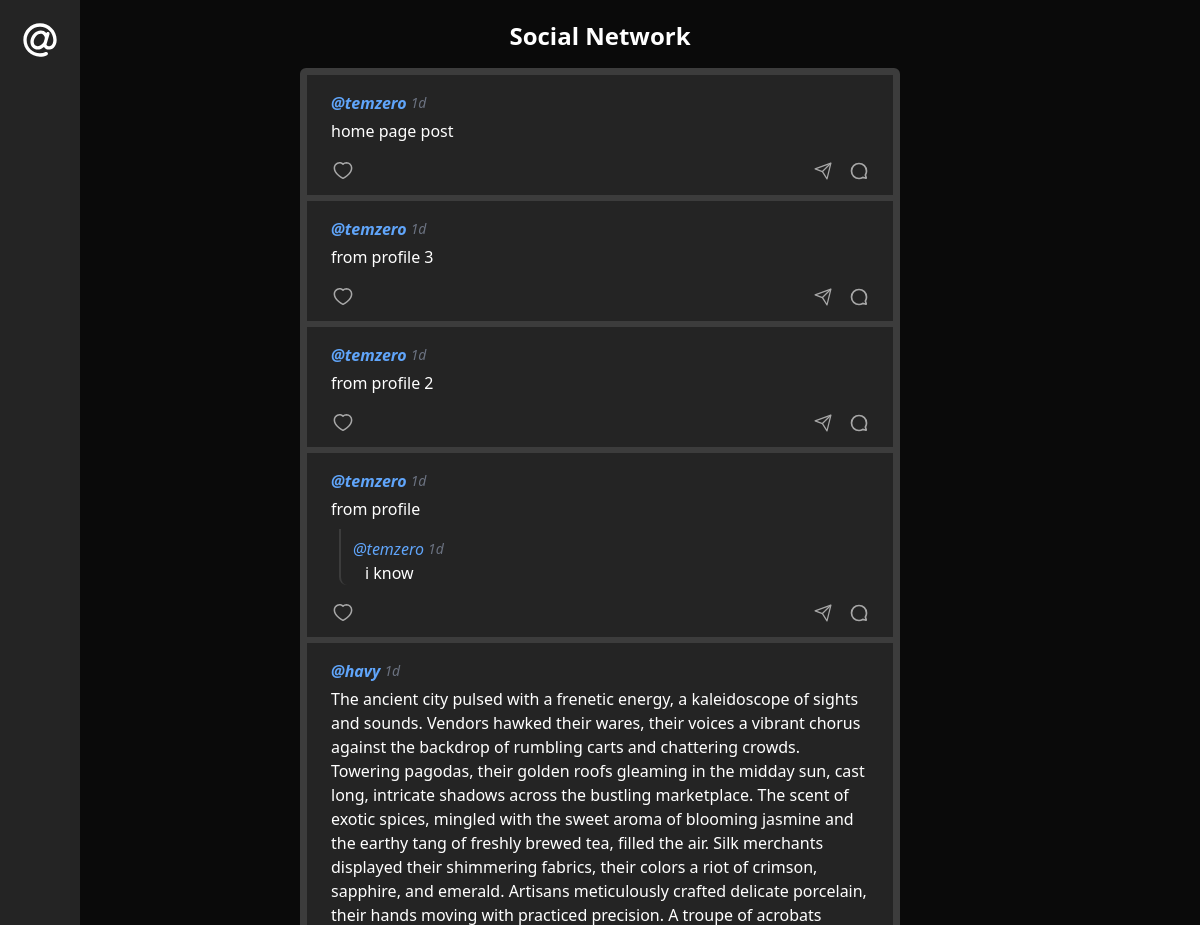
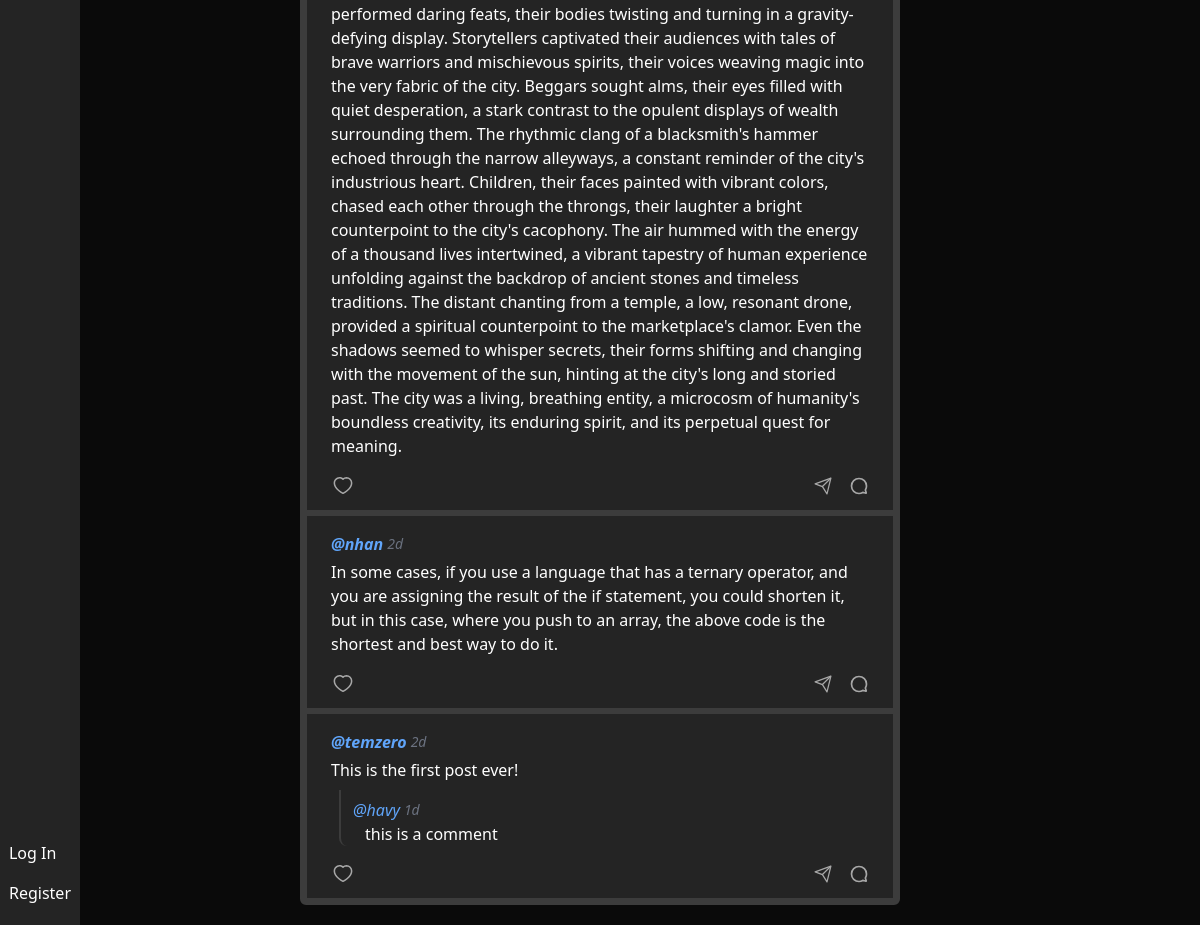
Before: / with the older database file (2 pictures, top to bottom).
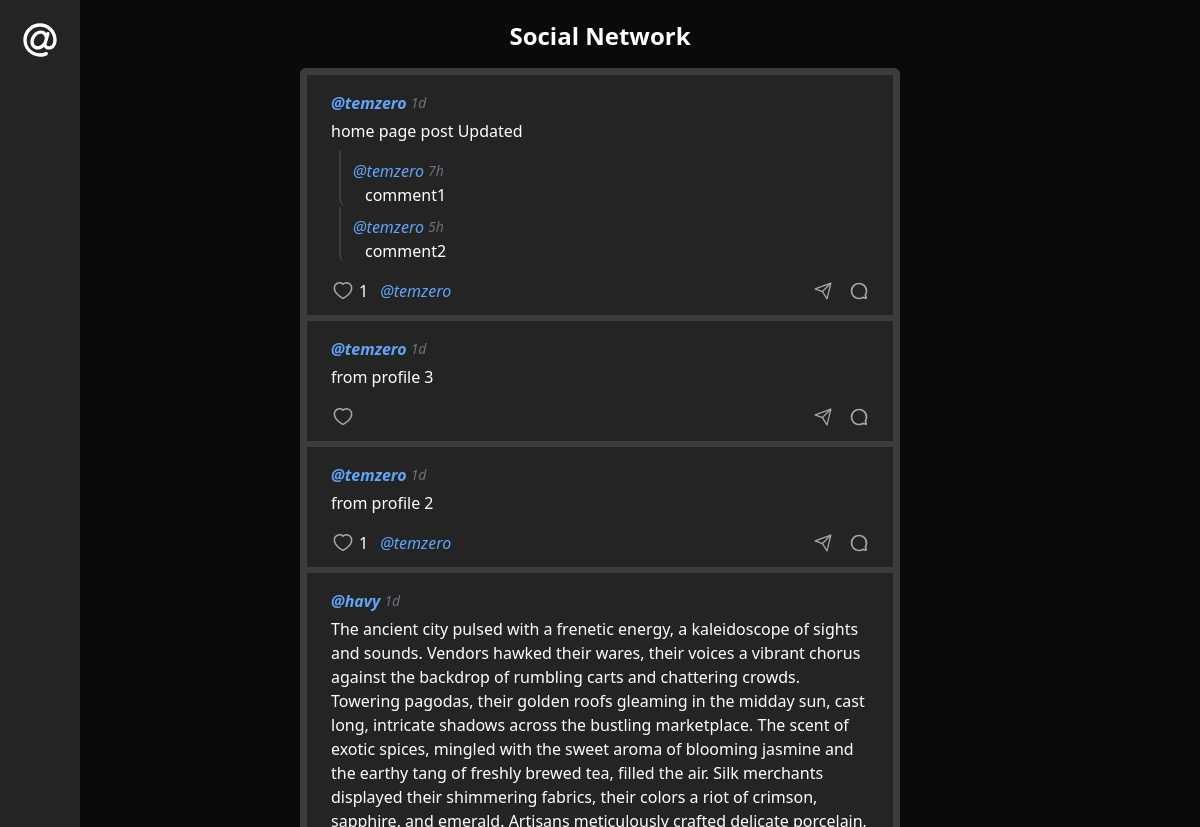
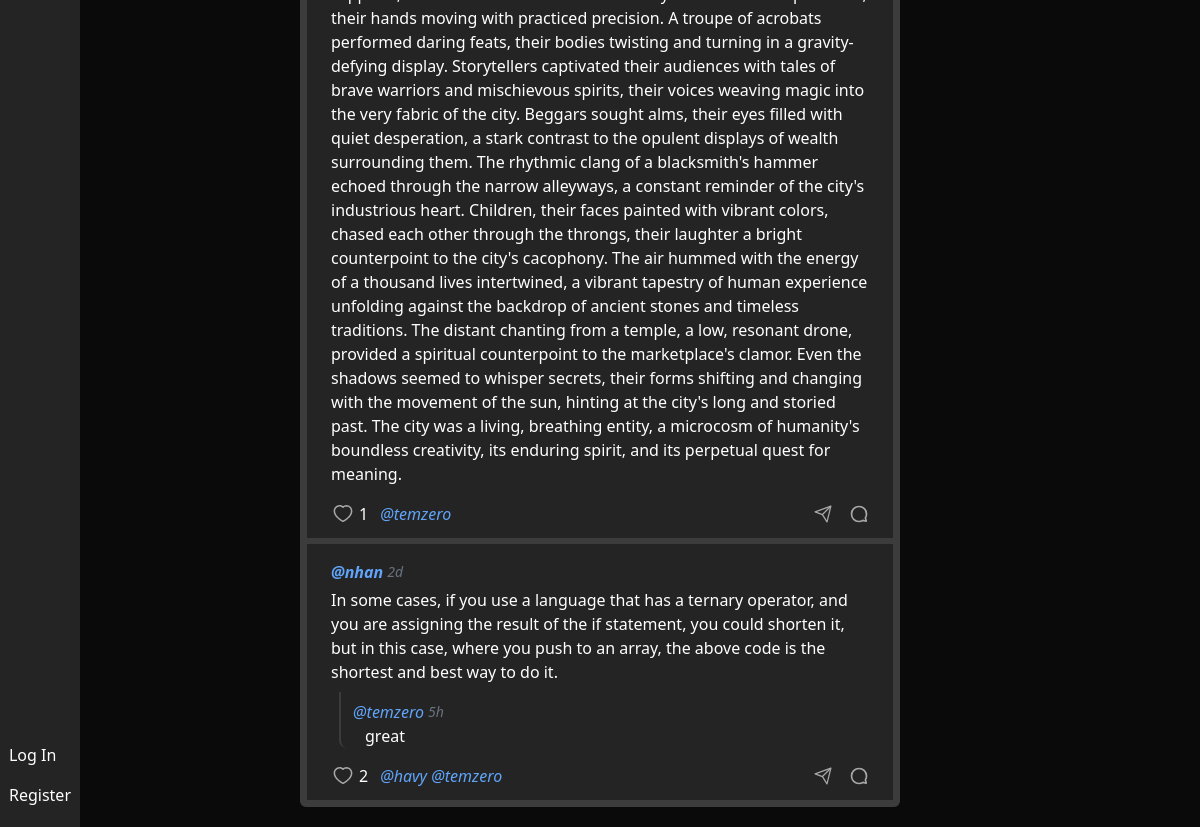
After: the same page with the newer database file (2 pictures, top to bottom).
### network/models.py (models this page shows, shortened)
class Post(models.Model):
    user = models.ForeignKey(User, on_delete=models.CASCADE, related_name='author')
    content = models.CharField(max_length=999)
    likers = models.ManyToManyField(User, through='Like', related_name='liked_posts')
    time = models.DateTimeField(auto_now_add=True)
    def time_ago(self):
        diff = now() - self.time
        if diff < timedelta(minutes=1):
            return "Just now"
        elif diff < timedelta(hours=1):
            return f"{int(diff.total_seconds() / 60)}m"
        elif diff < timedelta(days=1):
            return f"{int(diff.total_seconds() / 3600)}h"
        elif diff < timedelta(days=7):
            return f"{diff.days}d"
        else:
            return self.time.strftime('%d %b %Y')

class User(AbstractUser):
    pass

class Comment(models.Model):
    user = models.ForeignKey(User, on_delete=models.CASCADE, related_name='commenter')
    content = models.CharField(max_length=299)
    post = models.ForeignKey(Post, on_delete=models.CASCADE, related_name='commented_post')
    time = models.DateTimeField(auto_now_add=True)
    def time_ago(self):
        diff = now() - self.time
        if diff < timedelta(minutes=1):
            return "Just now"
        elif diff < timedelta(hours=1):
            return f"{int(diff.total_seconds() / 60)}m"
        elif diff < timedelta(days=1):
            return f"{int(diff.total_seconds() / 3600)}h"
        elif diff < timedelta(days=7):
            return f"{diff.days}d"
        else:
            return self.time.strftime('%d %b %Y')

### network/views.py (the view)
# urls.py: path("", views.index, name="index"),
def index(request):
    if request.method == 'GET':
        posts = Post.objects.all().order_by('-time')  # Reverse order by default
        return render(request, "network/index.html", {
            'posts': posts,
        })

### network/templates/network/index.html (shortened to what this page needs)
{% extends "network/layout.html" %}
{% block body %}
    <h1 class="text-2xl font-bold mb-4">
        Social Network
    </h1>
    <div class="posts">
        {% for post in posts %}
            <div class="post" id="{{ post.id }}">
                <div class="flex justify-between">
                    <div class="flex gap-1 items-center">
                        <a href="{% url 'profile' post.user.id %}" onclick="event.stopPropagation()" class="post-username font-bold text-blue-400 hover:underline italic">@{{post.user}}</a>
                        <h3 class="post-time text-sm text-gray-500 italic">{{ post.time_ago }}</h3>
                    </div>
                </div>
                <h1 id="post-content" class="post-content mt-1">{{post.content}}</h1>
                <div class="comments">
                    {% for comment in post.commented_post.all %}
                        <div class="comment">
                            <div class="flex items-center gap-1">
                                {% if comment.user and comment.user.id %}
                                    <a href="{% url 'profile' comment.user.id %}" onclick="event.stopPropagation()" class="comment-username text-blue-400 hover:underline italic">@{{ comment.user }}</a>
                                {% else %}
                                    <span class="text-gray-400 comment-username italic">@Anonymous</span>
                                {% endif %}
                                <h3 class="comment-time text-sm text-gray-500 italic">{{ comment.time_ago }}</h3>
                            </div>
                            <h1 class="comment-content ml-3">{{ comment.content }}</h1>
                        </div>
                    {% endfor %}
                </div>
                <div class="flex gap-4 items-center justify-between mt-4">
                    <form class="like-form flex gap-1 items-center" action="{% url 'like' post.id %}" method="post">
                        <button class="cursor-pointer flex items-center p-0 border-none" type="submit">
                            {% if user in post.likers.all %}
                                <img class="h-6 w-6 self-start" src="../../static/icons/hearted.svg" alt="Unlike">
                            {% else %}
                                <img class="opacity-60 hover:opacity-100 h-6 w-6 self-start" src="../../static/icons/heart.svg" alt="Like">
                            {% endif %}
                        </button>
                        {% if post.likers.all %}
                            {{post.likers.count}}
                            <span class="w-[400px] text-gray-400 ml-2 mr-4 overflow-hidden text-ellipsis whitespace-nowrap block">
                                {% for liker in post.likers.all %}
                                    <a href="{% url 'profile' liker.id %}" class="text-blue-400 hover:underline italic">@{{ liker }}</a>
                                {% endfor %}
                            </span>
                        {% endif %}
                    </form>
                    <div class="flex gap-4">
                        <button class="opacity-60 hover:opacity-100 cursor-pointer flex items-center border-none" onclick="event.stopPropagation(); alert('Share!');">
                            <img class="h-5 w-5 self-end" src="../../static/icons/share.svg" alt="Share">
                        </button>
                        <button class="comment-button opacity-60 hover:opacity-100 cursor-pointer flex items-center border-none">
                            <img class="h-5 w-5 self-end" src="../../static/icons/comment.svg" alt="Comment">
                        </button>
                    </div>
                </div>
            </div>
        {% endfor %}
    </div>
    {% if user.is_authenticated %}
        {% load static %}
    {% endif %}
{% endblock %}

### network/templates/network/layout.html (shortened to what this page needs)
{% load static %}
<!DOCTYPE html>
<html lang="en">
    <head>
        <script src="https://cdn.tailwindcss.com"></script>
        <link href="{% static 'network/styles.css' %}" rel="stylesheet">
    </head>
    <body class="flex relative">
            <nav class="Sidebar">
                <a href="{% url 'index' %}" class="text-xl font-bold block mb-6">
                    <img class="w-10 h-10" src="../../static/icons/a.svg">
                </a>
                {% if user.is_authenticated %}
                    <div class="flex flex-col space-y-4">
                        <a href="{% url 'follow' %}" class="hover:text-blue-500">
                            <img class="w-8 h-8" src="../../static/icons/follow.svg">
                        </a>
                    </div>
                    <div class="flex flex-col space-y-4">
                        <a href="{% url 'profile' user.id %}" class="hover:text-blue-500 font-semibold">
                            <img class="w-8 h-8" src="../../static/icons/user.svg">
                        </a>
                        <a href="{% url 'logout' %}" class="text-red-600 hover:text-red-800">
                            <img class="w-8 h-8" src="../../static/icons/logout.svg">
                        </a>
                    </div>
                {% else %}
                    <div class="flex flex-col space-y-4">
                        <a href="{% url 'login' %}" class="hover:text-blue-500">Log In</a>
                        <a href="{% url 'register' %}" class="hover:text-blue-500">Register</a>
                    </div>
                {% endif %}
            </nav>
            <div class="Content">
                {% block body %}
                {% endblock %}
            </div>
    </body>
</html>

### network/static/network/styles.css (style rules this page uses)
:root { --text-color: white; --bg-color: #0a0a0a; --sidebar-bg: rgb(36, 36, 36); --input-bg: rgba(1, 1, 1, .8); --border-color: #3c3c3c; --focus-ring: #3b82f6; }
html { color: var(--text-color); background-color: var(--bg-color); }
button, .button { border: 1px solid var(--border-color); border-radius: 4px; padding: 4px 8px; display: flex; align-items: center; justify-content: center; }
.Sidebar { position: fixed; display: flex; flex-direction: column; justify-content: space-between; align-items: center; padding: 20px 16px; background-color: var(--sidebar-bg); height: 100vh; width: 80px; top: 0; left: 0; z-index: 88 ; }
.Content { display: flex; flex-direction: column; align-items: center; padding: 20px; height: 100vh; flex: 1; overflow-y: auto; }
.posts { width: 600px; border: 4px solid var(--border-color); border-radius: 6px; }
.post, .profile { padding: 16px 24px; padding-bottom: 12px; background-color: var(--sidebar-bg); border: 3px solid var(--border-color); cursor: pointer; }
.comments { margin-top: 8px; margin-bottom: 12px; background-color: var(--sidebar-bg); }
.comment { margin-left: 8px; padding-top: 8px; padding-left: 12px; border-left: 2px solid var(--border-color); border-bottom-left-radius: 8px; }

Changed rows visible on the page:
removed Post: user "temzero", time_ago "1d", content "from profile"
removed Comment: user "temzero", time_ago "1d", content "i know"
removed Post: user "temzero", time_ago "2d", content "This is the first post ever!"
removed Comment: user "havy", time_ago "1d", content "this is a comment", shown under "temzero"
changed Post: gains User (username "temzero"); content "home page post" → "home page post Updated"; likers.count (not shown) → "1"
added Comment: user "temzero", time_ago "7h", content "comment1", shown under Post "temzero"
added Comment: user "temzero", time_ago "5h", content "comment2", shown under Post "temzero"
changed Post "from profile 2": gains User (username "temzero"); likers.count (not shown) → "1"
changed Post "havy": gains User (username "temzero"); likers.count (not shown) → "1"
changed Post "nhan": gains User (username "temzero"); gains User (username "havy"); likers.count (not shown) → "2"
added Comment: user "temzero", time_ago "5h", content "great", shown under Post "nhan"
